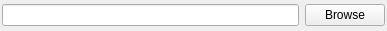
<?xml version="1.0" encoding="UTF-8"?>
<ui version="4.0">
 <class>DirectoryInput</class>
 <widget class="QWidget" name="DirectoryInput">
  <property name="geometry">
   <rect>
    <x>0</x>
    <y>0</y>
    <width>387</width>
    <height>31</height>
   </rect>
  </property>
  <property name="windowTitle">
   <string>Select Directory</string>
  </property>
  <layout class="QHBoxLayout" name="horizontalLayout">
   <property name="margin">
    <number>2</number>
   </property>
   <item>
    <widget class="QLineEdit" name="leDirectoryName"/>
   </item>
   <item>
    <widget class="QPushButton" name="pbBrowse">
     <property name="text">
      <string>Browse</string>
     </property>
    </widget>
   </item>
  </layout>
 </widget>
 <resources/>
 <connections>
  <connection>
   <sender>pbBrowse</sender>
   <signal>clicked()</signal>
   <receiver>DirectoryInput</receiver>
   <slot>onBrowse()</slot>
   <hints>
    <hint type="sourcelabel">
     <x>324</x>
     <y>9</y>
    </hint>
    <hint type="destinationlabel">
     <x>294</x>
     <y>31</y>
    </hint>
   </hints>
  </connection>
 </connections>
 <slots>
  <slot>onBrowse()</slot>
 </slots>
</ui>
